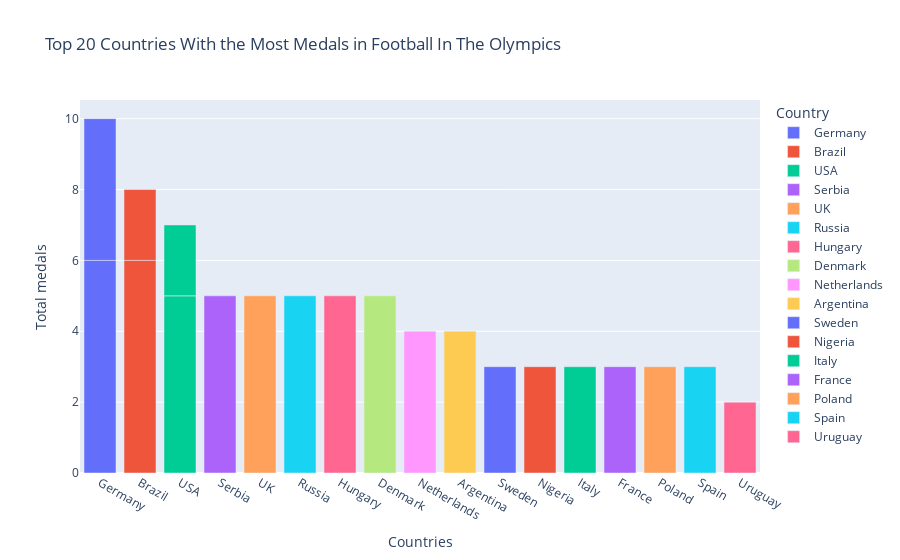
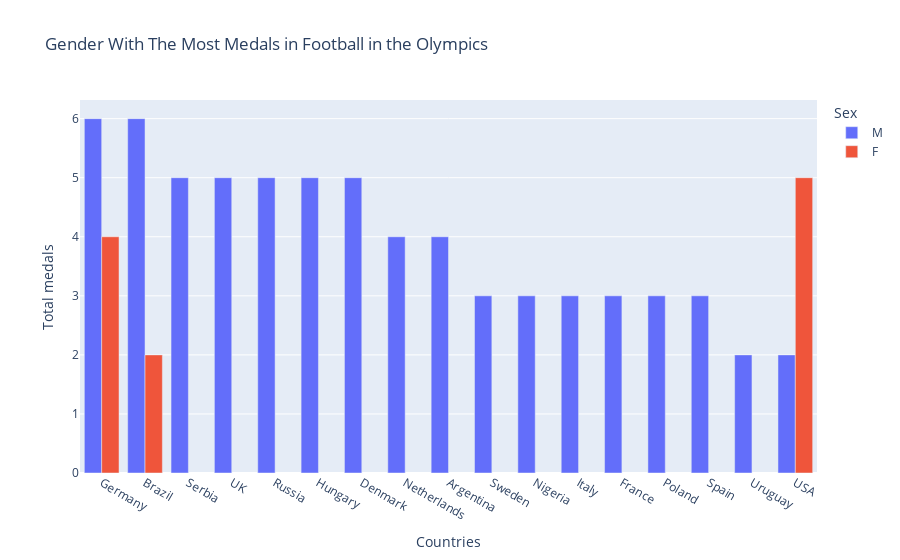
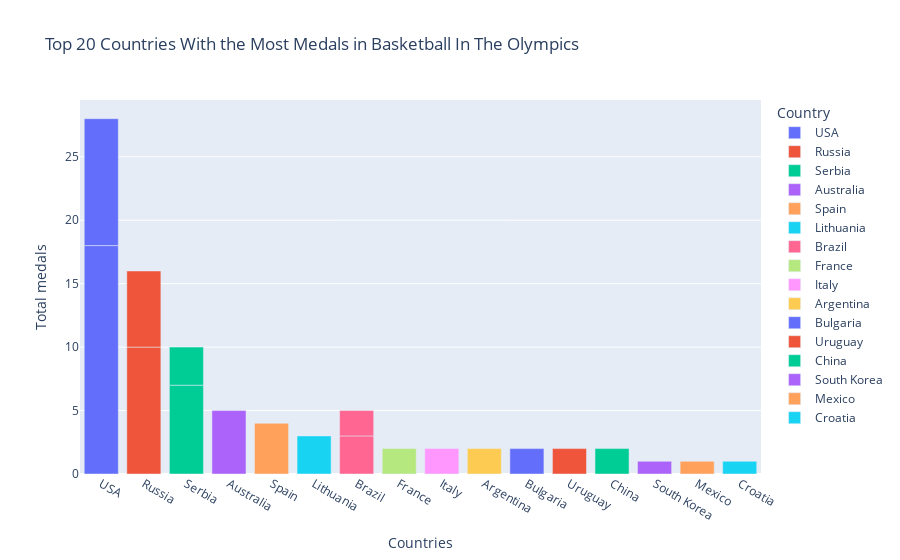
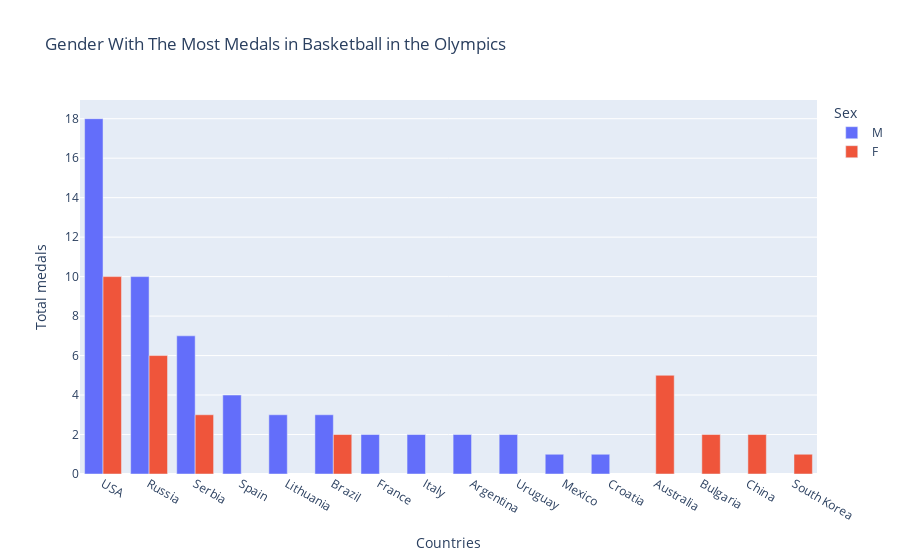

The code cell stored with these charts, in order, in its notebook:
### Markdown cell above
### Analysis on Sports In Olympics

### Code cell
sports = ["Football", "Basketball", "Gymnastics"]
for sport in sports:
    sports_Df = athlete_events[athlete_events.Sport == sport]

    # Concating the dummies of Medal 

    sports_Df = pd.concat([sports_Df, pd.get_dummies(sports_Df['Medal'])], axis=1)

    #removing the duplicates in the football dataset
    num_medals = sports_Df.drop_duplicates(subset=['Team','NOC','Games','Year','City','Sport','Event','Medal'])

    # sorting by the country and sex with the most gold and creating a column for the total medals
    num_medals = num_medals.groupby(["region", "Sex"]).sum(numeric_only=True)[["Gold", "Silver", "Bronze"]].sort_values("Gold",ascending=False).reset_index()
    num_medals['Total'] = num_medals['Gold']+ num_medals['Silver']+ num_medals['Bronze']
  

    ## visualizing the medal distribution
    top_country = num_medals.sort_values("Total", ascending=False).reset_index()


    fig = px.bar(data_frame = top_country.head(20), x="region"  ,
        
        y="Total",
        labels={"region": "Country", "Total": "Total medals"},
        title= f"Top 20 Countries With the Most Medals in {sport} In The Olympics",
        color="region",
        #log_y= True,
        barmode= "relative"
        
        
    )
    fig.update_layout(
            xaxis_title = "Countries")
    fig.show()
    ## visualizing the gender distribution
    fig1 = px.bar(data_frame = top_country.head(20), x="region"  ,
    
    y="Total",
    labels={"region": "Country", "Total": "Total medals"},
    title=f"Gender With The Most Medals in {sport} in the Olympics",
    color="Sex",
    #log_y= True,
    barmode= "group"
    
    
    )
    fig1.update_layout(
            xaxis_title = "Countries")
    fig1.show()

### Figure 1 — Plotly figure (JSON) as saved in the notebook; plotly's stock layout.template omitted (floating-point values rounded to 4 significant figures)
{"data": [{"alignmentgroup": "True", "hovertemplate": "Country=%{x}<br>Total medals=%{y}<extra></extra>", "legendgroup": "Germany", "marker": {"color": "#636efa", "pattern": {"shape": ""}}, "name": "Germany", "offsetgroup": "Germany", "orientation": "v", "showlegend": true, "textposition": "auto", "type": "bar", "x": ["Germany", "Germany"], "xaxis": "x", "y": [6, 4], "yaxis": "y"}, {"alignmentgroup": "True", "hovertemplate": "Country=%{x}<br>Total medals=%{y}<extra></extra>", "legendgroup": "Brazil", "marker": {"color": "#EF553B", "pattern": {"shape": ""}}, "name": "Brazil", "offsetgroup": "Brazil", "orientation": "v", "showlegend": true, "textposition": "auto", "type": "bar", "x": ["Brazil", "Brazil"], "xaxis": "x", "y": [6, 2], "yaxis": "y"}, {"alignmentgroup": "True", "hovertemplate": "Country=%{x}<br>Total medals=%{y}<extra></extra>", "legendgroup": "USA", "marker": {"color": "#00cc96", "pattern": {"shape": ""}}, "name": "USA", "offsetgroup": "USA", "orientation": "v", "showlegend": true, "textposition": "auto", "type": "bar", "x": ["USA", "USA"], "xaxis": "x", "y": [5, 2], "yaxis": "y"}, {"alignmentgroup": "True", "hovertemplate": "Country=%{x}<br>Total medals=%{y}<extra></extra>", "legendgroup": "Serbia", "marker": {"color": "#ab63fa", "pattern": {"shape": ""}}, "name": "Serbia", "offsetgroup": "Serbia", "orientation": "v", "showlegend": true, "textposition": "auto", "type": "bar", "x": ["Serbia"], "xaxis": "x", "y": [5], "yaxis": "y"}, {"alignmentgroup": "True", "hovertemplate": "Country=%{x}<br>Total medals=%{y}<extra></extra>", "legendgroup": "UK", "marker": {"color": "#FFA15A", "pattern": {"shape": ""}}, "name": "UK", "offsetgroup": "UK", "orientation": "v", "showlegend": true, "textposition": "auto", "type": "bar", "x": ["UK"], "xaxis": "x", "y": [5], "yaxis": "y"}, {"alignmentgroup": "True", "hovertemplate": "Country=%{x}<br>Total medals=%{y}<extra></extra>", "legendgroup": "Russia", "marker": {"color": "#19d3f3", "pattern": {"shape": ""}}, "name": "Russia", "offsetgroup": "Russia", "orientation": "v", "showlegend": true, "textposition": "auto", "type": "bar", "x": ["Russia"], "xaxis": "x", "y": [5], "yaxis": "y"}, {"alignmentgroup": "True", "hovertemplate": "Country=%{x}<br>Total medals=%{y}<extra></extra>", "legendgroup": "Hungary", "marker": {"color": "#FF6692", "pattern": {"shape": ""}}, "name": "Hungary", "offsetgroup": "Hungary", "orientation": "v", "showlegend": true, "textposition": "auto", "type": "bar", "x": ["Hungary"], "xaxis": "x", "y": [5], "yaxis": "y"}, {"alignmentgroup": "True", "hovertemplate": "Country=%{x}<br>Total medals=%{y}<extra></extra>", "legendgroup": "Denmark", "marker": {"color": "#B6E880", "pattern": {"shape": ""}}, "name": "Denmark", "offsetgroup": "Denmark", "orientation": "v", "showlegend": true, "textposition": "auto", "type": "bar", "x": ["Denmark"], "xaxis": "x", "y": [5], "yaxis": "y"}, {"alignmentgroup": "True", "hovertemplate": "Country=%{x}<br>Total medals=%{y}<extra></extra>", "legendgroup": "Netherlands", "marker": {"color": "#FF97FF", "pattern": {"shape": ""}}, "name": "Netherlands", "offsetgroup": "Netherlands", "orientation": "v", "showlegend": true, "textposition": "auto", "type": "bar", "x": ["Netherlands"], "xaxis": "x", "y": [4], "yaxis": "y"}, {"alignmentgroup": "True", "hovertemplate": "Country=%{x}<br>Total medals=%{y}<extra></extra>", "legendgroup": "Argentina", "marker": {"color": "#FECB52", "pattern": {"shape": ""}}, "name": "Argentina", "offsetgroup": "Argentina", "orientation": "v", "showlegend": true, "textposition": "auto", "type": "bar", "x": ["Argentina"], "xaxis": "x", "y": [4], "yaxis": "y"}, {"alignmentgroup": "True", "hovertemplate": "Country=%{x}<br>Total medals=%{y}<extra></extra>", "legendgroup": "Sweden", "marker": {"color": "#636efa", "pattern": {"shape": ""}}, "name": "Sweden", "offsetgroup": "Sweden", "orientation": "v", "showlegend": true, "textposition": "auto", "type": "bar", "x": ["Sweden"], "xaxis": "x", "y": [3], "yaxis": "y"}, {"alignmentgroup": "True", "hovertemplate": "Country=%{x}<br>Total medals=%{y}<extra></extra>", "legendgroup": "Nigeria", "marker": {"color": "#EF553B", "pattern": {"shape": ""}}, "name": "Nigeria", "offsetgroup": "Nigeria", "orientation": "v", "showlegend": true, "textposition": "auto", "type": "bar", "x": ["Nigeria"], "xaxis": "x", "y": [3], "yaxis": "y"}, {"alignmentgroup": "True", "hovertemplate": "Country=%{x}<br>Total medals=%{y}<extra></extra>", "legendgroup": "Italy", "marker": {"color": "#00cc96", "pattern": {"shape": ""}}, "name": "Italy", "offsetgroup": "Italy", "orientation": "v", "showlegend": true, "textposition": "auto", "type": "bar", "x": ["Italy"], "xaxis": "x", "y": [3], "yaxis": "y"}, {"alignmentgroup": "True", "hovertemplate": "Country=%{x}<br>Total medals=%{y}<extra></extra>", "legendgroup": "France", "marker": {"color": "#ab63fa", "pattern": {"shape": ""}}, "name": "France", "offsetgroup": "France", "orientation": "v", "showlegend": true, "textposition": "auto", "type": "bar", "x": ["France"], "xaxis": "x", "y": [3], "yaxis": "y"}, {"alignmentgroup": "True", "hovertemplate": "Country=%{x}<br>Total medals=%{y}<extra></extra>", "legendgroup": "Poland", "marker": {"color": "#FFA15A", "pattern": {"shape": ""}}, "name": "Poland", "offsetgroup": "Poland", "orientation": "v", "showlegend": true, "textposition": "auto", "type": "bar", "x": ["Poland"], "xaxis": "x", "y": [3], "yaxis": "y"}, {"alignmentgroup": "True", "hovertemplate": "Country=%{x}<br>Total medals=%{y}<extra></extra>", "legendgroup": "Spain", "marker": {"color": "#19d3f3", "pattern": {"shape": ""}}, "name": "Spain", "offsetgroup": "Spain", "orientation": "v", "showlegend": true, "textposition": "auto", "type": "bar", "x": ["Spain"], "xaxis": "x", "y": [3], "yaxis": "y"}, {"alignmentgroup": "True", "hovertemplate": "Country=%{x}<br>Total medals=%{y}<extra></extra>", "legendgroup": "Uruguay", "marker": {"color": "#FF6692", "pattern": {"shape": ""}}, "name": "Uruguay", "offsetgroup": "Uruguay", "orientation": "v", "showlegend": true, "textposition": "auto", "type": "bar", "x": ["Uruguay"], "xaxis": "x", "y": [2], "yaxis": "y"}], "layout": {"barmode": "relative", "legend": {"title": {"text": "Country"}, "tracegroupgap": 0}, "title": {"text": "Top 20 Countries With the Most Medals in Football In The Olympics"}, "xaxis": {"anchor": "y", "categoryarray": ["Germany", "Brazil", "USA", "Serbia", "UK", "Russia", "Hungary", "Denmark", "Netherlands", "Argentina", "Sweden", "Nigeria", "Italy", "France", "Poland", "Spain", "Uruguay"], "categoryorder": "array", "domain": [0, 1], "title": {"text": "Countries"}}, "yaxis": {"anchor": "x", "domain": [0, 1], "title": {"text": "Total medals"}}}}

### Figure 2 — Plotly figure (JSON) as saved in the notebook; plotly's stock layout.template omitted (floating-point values rounded to 4 significant figures)
{"data": [{"alignmentgroup": "True", "hovertemplate": "Sex=M<br>Country=%{x}<br>Total medals=%{y}<extra></extra>", "legendgroup": "M", "marker": {"color": "#636efa", "pattern": {"shape": ""}}, "name": "M", "offsetgroup": "M", "orientation": "v", "showlegend": true, "textposition": "auto", "type": "bar", "x": ["Germany", "Brazil", "Serbia", "UK", "Russia", "Hungary", "Denmark", "Netherlands", "Argentina", "Sweden", "Nigeria", "Italy", "France", "Poland", "Spain", "Uruguay", "USA"], "xaxis": "x", "y": [6, 6, 5, 5, 5, 5, 5, 4, 4, 3, 3, 3, 3, 3, 3, 2, 2], "yaxis": "y"}, {"alignmentgroup": "True", "hovertemplate": "Sex=F<br>Country=%{x}<br>Total medals=%{y}<extra></extra>", "legendgroup": "F", "marker": {"color": "#EF553B", "pattern": {"shape": ""}}, "name": "F", "offsetgroup": "F", "orientation": "v", "showlegend": true, "textposition": "auto", "type": "bar", "x": ["USA", "Germany", "Brazil"], "xaxis": "x", "y": [5, 4, 2], "yaxis": "y"}], "layout": {"barmode": "group", "legend": {"title": {"text": "Sex"}, "tracegroupgap": 0}, "title": {"text": "Gender With The Most Medals in Football in the Olympics"}, "xaxis": {"anchor": "y", "domain": [0, 1], "title": {"text": "Countries"}}, "yaxis": {"anchor": "x", "domain": [0, 1], "title": {"text": "Total medals"}}}}

### Figure 3 — Plotly figure (JSON) as saved in the notebook; plotly's stock layout.template omitted (floating-point values rounded to 4 significant figures)
{"data": [{"alignmentgroup": "True", "hovertemplate": "Country=%{x}<br>Total medals=%{y}<extra></extra>", "legendgroup": "USA", "marker": {"color": "#636efa", "pattern": {"shape": ""}}, "name": "USA", "offsetgroup": "USA", "orientation": "v", "showlegend": true, "textposition": "auto", "type": "bar", "x": ["USA", "USA"], "xaxis": "x", "y": [18, 10], "yaxis": "y"}, {"alignmentgroup": "True", "hovertemplate": "Country=%{x}<br>Total medals=%{y}<extra></extra>", "legendgroup": "Russia", "marker": {"color": "#EF553B", "pattern": {"shape": ""}}, "name": "Russia", "offsetgroup": "Russia", "orientation": "v", "showlegend": true, "textposition": "auto", "type": "bar", "x": ["Russia", "Russia"], "xaxis": "x", "y": [10, 6], "yaxis": "y"}, {"alignmentgroup": "True", "hovertemplate": "Country=%{x}<br>Total medals=%{y}<extra></extra>", "legendgroup": "Serbia", "marker": {"color": "#00cc96", "pattern": {"shape": ""}}, "name": "Serbia", "offsetgroup": "Serbia", "orientation": "v", "showlegend": true, "textposition": "auto", "type": "bar", "x": ["Serbia", "Serbia"], "xaxis": "x", "y": [7, 3], "yaxis": "y"}, {"alignmentgroup": "True", "hovertemplate": "Country=%{x}<br>Total medals=%{y}<extra></extra>", "legendgroup": "Australia", "marker": {"color": "#ab63fa", "pattern": {"shape": ""}}, "name": "Australia", "offsetgroup": "Australia", "orientation": "v", "showlegend": true, "textposition": "auto", "type": "bar", "x": ["Australia"], "xaxis": "x", "y": [5], "yaxis": "y"}, {"alignmentgroup": "True", "hovertemplate": "Country=%{x}<br>Total medals=%{y}<extra></extra>", "legendgroup": "Spain", "marker": {"color": "#FFA15A", "pattern": {"shape": ""}}, "name": "Spain", "offsetgroup": "Spain", "orientation": "v", "showlegend": true, "textposition": "auto", "type": "bar", "x": ["Spain"], "xaxis": "x", "y": [4], "yaxis": "y"}, {"alignmentgroup": "True", "hovertemplate": "Country=%{x}<br>Total medals=%{y}<extra></extra>", "legendgroup": "Lithuania", "marker": {"color": "#19d3f3", "pattern": {"shape": ""}}, "name": "Lithuania", "offsetgroup": "Lithuania", "orientation": "v", "showlegend": true, "textposition": "auto", "type": "bar", "x": ["Lithuania"], "xaxis": "x", "y": [3], "yaxis": "y"}, {"alignmentgroup": "True", "hovertemplate": "Country=%{x}<br>Total medals=%{y}<extra></extra>", "legendgroup": "Brazil", "marker": {"color": "#FF6692", "pattern": {"shape": ""}}, "name": "Brazil", "offsetgroup": "Brazil", "orientation": "v", "showlegend": true, "textposition": "auto", "type": "bar", "x": ["Brazil", "Brazil"], "xaxis": "x", "y": [3, 2], "yaxis": "y"}, {"alignmentgroup": "True", "hovertemplate": "Country=%{x}<br>Total medals=%{y}<extra></extra>", "legendgroup": "France", "marker": {"color": "#B6E880", "pattern": {"shape": ""}}, "name": "France", "offsetgroup": "France", "orientation": "v", "showlegend": true, "textposition": "auto", "type": "bar", "x": ["France"], "xaxis": "x", "y": [2], "yaxis": "y"}, {"alignmentgroup": "True", "hovertemplate": "Country=%{x}<br>Total medals=%{y}<extra></extra>", "legendgroup": "Italy", "marker": {"color": "#FF97FF", "pattern": {"shape": ""}}, "name": "Italy", "offsetgroup": "Italy", "orientation": "v", "showlegend": true, "textposition": "auto", "type": "bar", "x": ["Italy"], "xaxis": "x", "y": [2], "yaxis": "y"}, {"alignmentgroup": "True", "hovertemplate": "Country=%{x}<br>Total medals=%{y}<extra></extra>", "legendgroup": "Argentina", "marker": {"color": "#FECB52", "pattern": {"shape": ""}}, "name": "Argentina", "offsetgroup": "Argentina", "orientation": "v", "showlegend": true, "textposition": "auto", "type": "bar", "x": ["Argentina"], "xaxis": "x", "y": [2], "yaxis": "y"}, {"alignmentgroup": "True", "hovertemplate": "Country=%{x}<br>Total medals=%{y}<extra></extra>", "legendgroup": "Bulgaria", "marker": {"color": "#636efa", "pattern": {"shape": ""}}, "name": "Bulgaria", "offsetgroup": "Bulgaria", "orientation": "v", "showlegend": true, "textposition": "auto", "type": "bar", "x": ["Bulgaria"], "xaxis": "x", "y": [2], "yaxis": "y"}, {"alignmentgroup": "True", "hovertemplate": "Country=%{x}<br>Total medals=%{y}<extra></extra>", "legendgroup": "Uruguay", "marker": {"color": "#EF553B", "pattern": {"shape": ""}}, "name": "Uruguay", "offsetgroup": "Uruguay", "orientation": "v", "showlegend": true, "textposition": "auto", "type": "bar", "x": ["Uruguay"], "xaxis": "x", "y": [2], "yaxis": "y"}, {"alignmentgroup": "True", "hovertemplate": "Country=%{x}<br>Total medals=%{y}<extra></extra>", "legendgroup": "China", "marker": {"color": "#00cc96", "pattern": {"shape": ""}}, "name": "China", "offsetgroup": "China", "orientation": "v", "showlegend": true, "textposition": "auto", "type": "bar", "x": ["China"], "xaxis": "x", "y": [2], "yaxis": "y"}, {"alignmentgroup": "True", "hovertemplate": "Country=%{x}<br>Total medals=%{y}<extra></extra>", "legendgroup": "South Korea", "marker": {"color": "#ab63fa", "pattern": {"shape": ""}}, "name": "South Korea", "offsetgroup": "South Korea", "orientation": "v", "showlegend": true, "textposition": "auto", "type": "bar", "x": ["South Korea"], "xaxis": "x", "y": [1], "yaxis": "y"}, {"alignmentgroup": "True", "hovertemplate": "Country=%{x}<br>Total medals=%{y}<extra></extra>", "legendgroup": "Mexico", "marker": {"color": "#FFA15A", "pattern": {"shape": ""}}, "name": "Mexico", "offsetgroup": "Mexico", "orientation": "v", "showlegend": true, "textposition": "auto", "type": "bar", "x": ["Mexico"], "xaxis": "x", "y": [1], "yaxis": "y"}, {"alignmentgroup": "True", "hovertemplate": "Country=%{x}<br>Total medals=%{y}<extra></extra>", "legendgroup": "Croatia", "marker": {"color": "#19d3f3", "pattern": {"shape": ""}}, "name": "Croatia", "offsetgroup": "Croatia", "orientation": "v", "showlegend": true, "textposition": "auto", "type": "bar", "x": ["Croatia"], "xaxis": "x", "y": [1], "yaxis": "y"}], "layout": {"barmode": "relative", "legend": {"title": {"text": "Country"}, "tracegroupgap": 0}, "title": {"text": "Top 20 Countries With the Most Medals in Basketball In The Olympics"}, "xaxis": {"anchor": "y", "categoryarray": ["USA", "Russia", "Serbia", "Australia", "Spain", "Lithuania", "Brazil", "France", "Italy", "Argentina", "Bulgaria", "Uruguay", "China", "South Korea", "Mexico", "Croatia"], "categoryorder": "array", "domain": [0, 1], "title": {"text": "Countries"}}, "yaxis": {"anchor": "x", "domain": [0, 1], "title": {"text": "Total medals"}}}}

### Figure 4 — Plotly figure (JSON) as saved in the notebook; plotly's stock layout.template omitted (floating-point values rounded to 4 significant figures)
{"data": [{"alignmentgroup": "True", "hovertemplate": "Sex=M<br>Country=%{x}<br>Total medals=%{y}<extra></extra>", "legendgroup": "M", "marker": {"color": "#636efa", "pattern": {"shape": ""}}, "name": "M", "offsetgroup": "M", "orientation": "v", "showlegend": true, "textposition": "auto", "type": "bar", "x": ["USA", "Russia", "Serbia", "Spain", "Lithuania", "Brazil", "France", "Italy", "Argentina", "Uruguay", "Mexico", "Croatia"], "xaxis": "x", "y": [18, 10, 7, 4, 3, 3, 2, 2, 2, 2, 1, 1], "yaxis": "y"}, {"alignmentgroup": "True", "hovertemplate": "Sex=F<br>Country=%{x}<br>Total medals=%{y}<extra></extra>", "legendgroup": "F", "marker": {"color": "#EF553B", "pattern": {"shape": ""}}, "name": "F", "offsetgroup": "F", "orientation": "v", "showlegend": true, "textposition": "auto", "type": "bar", "x": ["USA", "Russia", "Australia", "Serbia", "Bulgaria", "Brazil", "China", "South Korea"], "xaxis": "x", "y": [10, 6, 5, 3, 2, 2, 2, 1], "yaxis": "y"}], "layout": {"barmode": "group", "legend": {"title": {"text": "Sex"}, "tracegroupgap": 0}, "title": {"text": "Gender With The Most Medals in Basketball in the Olympics"}, "xaxis": {"anchor": "y", "domain": [0, 1], "title": {"text": "Countries"}}, "yaxis": {"anchor": "x", "domain": [0, 1], "title": {"text": "Total medals"}}}}
